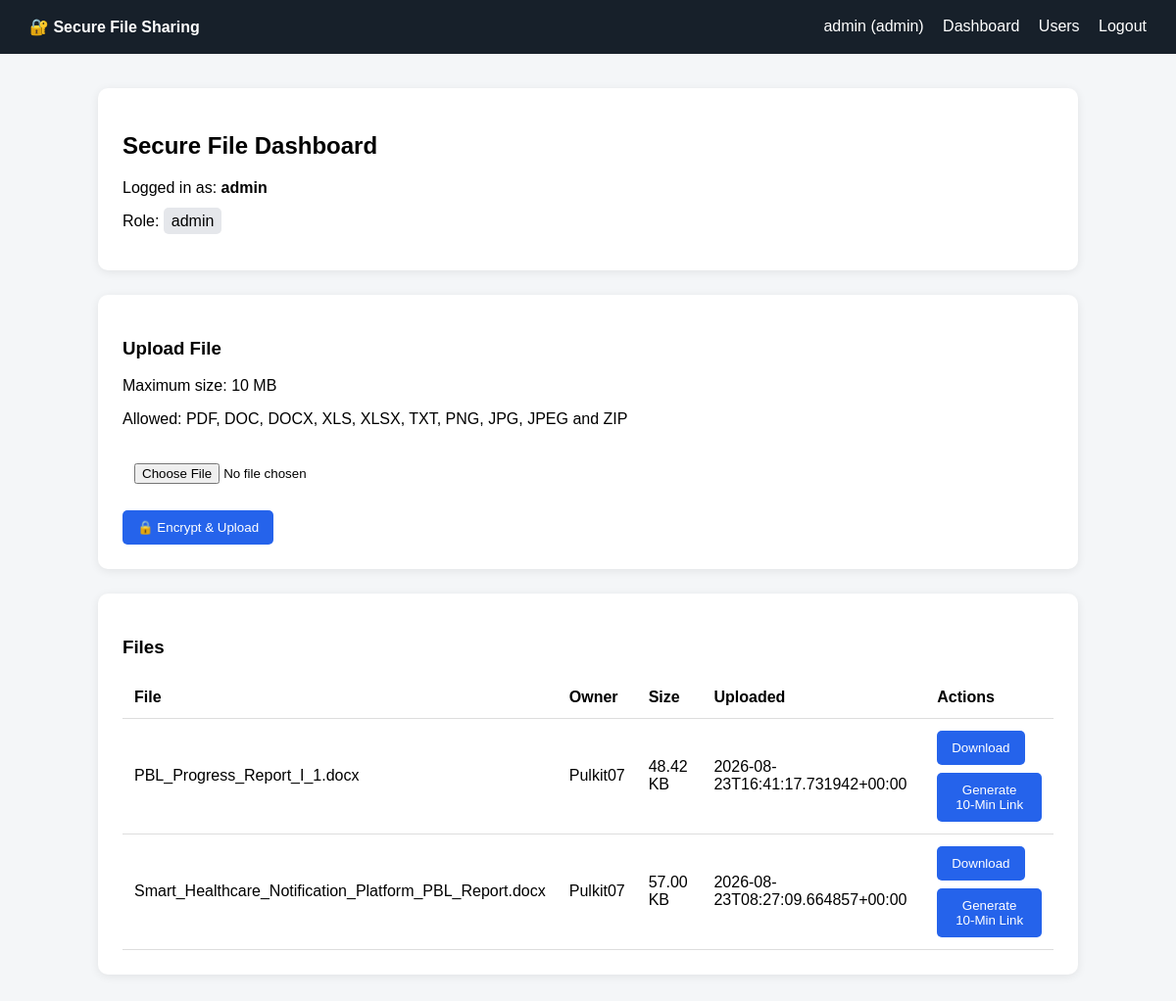
The app's page /dashboard (signed in) with its own data.
### tables this page shows
CREATE TABLE users (
            id INTEGER PRIMARY KEY AUTOINCREMENT,
            username TEXT UNIQUE NOT NULL,
            password_hash TEXT NOT NULL,
            role TEXT NOT NULL DEFAULT 'user',
            created_at TEXT NOT NULL
        );

CREATE TABLE files (
            id INTEGER PRIMARY KEY AUTOINCREMENT,
            original_name TEXT NOT NULL,
            stored_name TEXT NOT NULL,
            owner_id INTEGER NOT NULL,
            file_size INTEGER NOT NULL,
            uploaded_at TEXT NOT NULL,
            FOREIGN KEY(owner_id) REFERENCES users(id)
        );

### app.py (the view, shortened to what this page needs)
@app.route("/dashboard")
@login_required
def dashboard():
    db = get_db()
    if current_user.role == "admin":
        files = db.execute("""
            SELECT files.*, users.username
            FROM files
            JOIN users ON files.owner_id = users.id
            ORDER BY files.uploaded_at DESC
        """).fetchall()
    db.close()
    return render_template(
        "dashboard.html",
        files=files
    )

### app.py (called while the page is built)
def get_db():
    connection = sqlite3.connect(DATABASE)
    connection.row_factory = sqlite3.Row
    return connection

@login_manager.user_loader
def load_user(user_id):
    db = get_db()
    user = db.execute(
        "SELECT * FROM users WHERE id = ?",
        (user_id,)
    ).fetchone()
    db.close()
    if user:
        return User(
            user["id"],
            user["username"],
            user["role"]
        )
    return None

### templates/dashboard.html (shortened to what this page needs)
{% extends "base.html" %}
{% block content %}
<div class="card">
    <h2>Secure File Dashboard</h2>
    <p>
        Logged in as:
        <strong>{{ current_user.username }}</strong>
    </p>
    <p>
        Role:
        <span class="badge">
            {{ current_user.role }}
        </span>
    </p>
</div>
<div class="card">
    <h3>Upload File</h3>
    <p>
        Maximum size: 10 MB
    </p>
    <p>
        Allowed:
        PDF, DOC, DOCX, XLS, XLSX, TXT,
        PNG, JPG, JPEG and ZIP
    </p>
    <form
        action="{{ url_for('upload') }}"
        method="POST"
        enctype="multipart/form-data"
    >
        <input
            type="file"
            name="file"
            required
        >
        <button type="submit">
            🔒 Encrypt & Upload
        </button>
    </form>
</div>
<div class="card">
    <h3>Files</h3>
    {% if files %}
    <table>
        <thead>
        <tr>
            <th>File</th>
            <th>Owner</th>
            <th>Size</th>
            <th>Uploaded</th>
            <th>Actions</th>
        </tr>
        </thead>
        <tbody>
        {% for file in files %}
        <tr>
            <td>
                {{ file["original_name"] }}
            </td>
            <td>
                {{ file["username"] }}
            </td>
            <td>
                {{ "%.2f"|format(file["file_size"] / 1024) }}
                KB
            </td>
            <td>
                {{ file["uploaded_at"] }}
            </td>
            <td>
                <div class="actions">
                    <a
                        href="{{ url_for(
                            'download',
                            file_id=file['id']
                        ) }}"
                    >
                        <button type="button">
                            Download
                        </button>
                    </a>
                    <form
                        action="{{ url_for(
                            'generate_link',
                            file_id=file['id']
                        ) }}"
                        method="POST"
                    >
                        <button type="submit">
                            Generate 10-Min Link
                        </button>
                    </form>
                </div>
            </td>
        </tr>
        {% endfor %}
        </tbody>
    </table>
    {% else %}
        <p>No files uploaded yet.</p>
    {% endif %}
</div>
{% endblock %}

### templates/base.html (shortened to what this page needs)
<!DOCTYPE html>
<html lang="en">
<head>
</head>
<body>
<nav>
    <strong>🔐 Secure File Sharing</strong>
    <div>
        {% if current_user.is_authenticated %}
            <span>
                {{ current_user.username }}
                ({{ current_user.role }})
            </span>
            <a href="{{ url_for('dashboard') }}">
                Dashboard
            </a>
            {% if current_user.role == "admin" %}
                <a href="{{ url_for('admin_users') }}">
                    Users
                </a>
            {% endif %}
            <a href="{{ url_for('logout') }}">
                Logout
            </a>
        {% endif %}
    </div>
</nav>
<div class="container">
    {% block content %}
    {% endblock %}
</div>
</body>
</html>

### templates/base.html (style rules this page uses)
body { font-family: Arial, sans-serif; background: #f4f6f8; margin: 0; padding: 0; }
nav { background: #17202a; color: white; padding: 18px 30px; display: flex; justify-content: space-between; }
nav a { color: white; text-decoration: none; margin-left: 15px; }
.container { width: 90%; max-width: 1000px; margin: 35px auto; }
.card { background: white; padding: 25px; margin-bottom: 25px; border-radius: 10px; box-shadow: 0 2px 10px rgba(0,0,0,0.08); }
input { width: 100%; padding: 12px; margin: 8px 0 15px; box-sizing: border-box; }
button { padding: 10px 15px; border: none; border-radius: 5px; cursor: pointer; background: #2563eb; color: white; }
table { width: 100%; border-collapse: collapse; }
th, td { padding: 12px; border-bottom: 1px solid #ddd; text-align: left; }
.badge { background: #e5e7eb; padding: 5px 8px; border-radius: 5px; }
.actions { display: flex; gap: 8px; flex-wrap: wrap; }

### records on screen
users: username "admin", role "admin"
files: original_name "PBL_Progress_Report_I_1.docx", username "Pulkit07", file['file_size']/1024 "48.42", uploaded_at "2026-08-23T16:41:17.731942+00:00"
files: original_name "Smart_Healthcare_Notification_Platform_PBL_Report.docx", username "Pulkit07", file['file_size']/1024 "57.00", uploaded_at "2026-08-23T08:27:09.664857+00:00"
